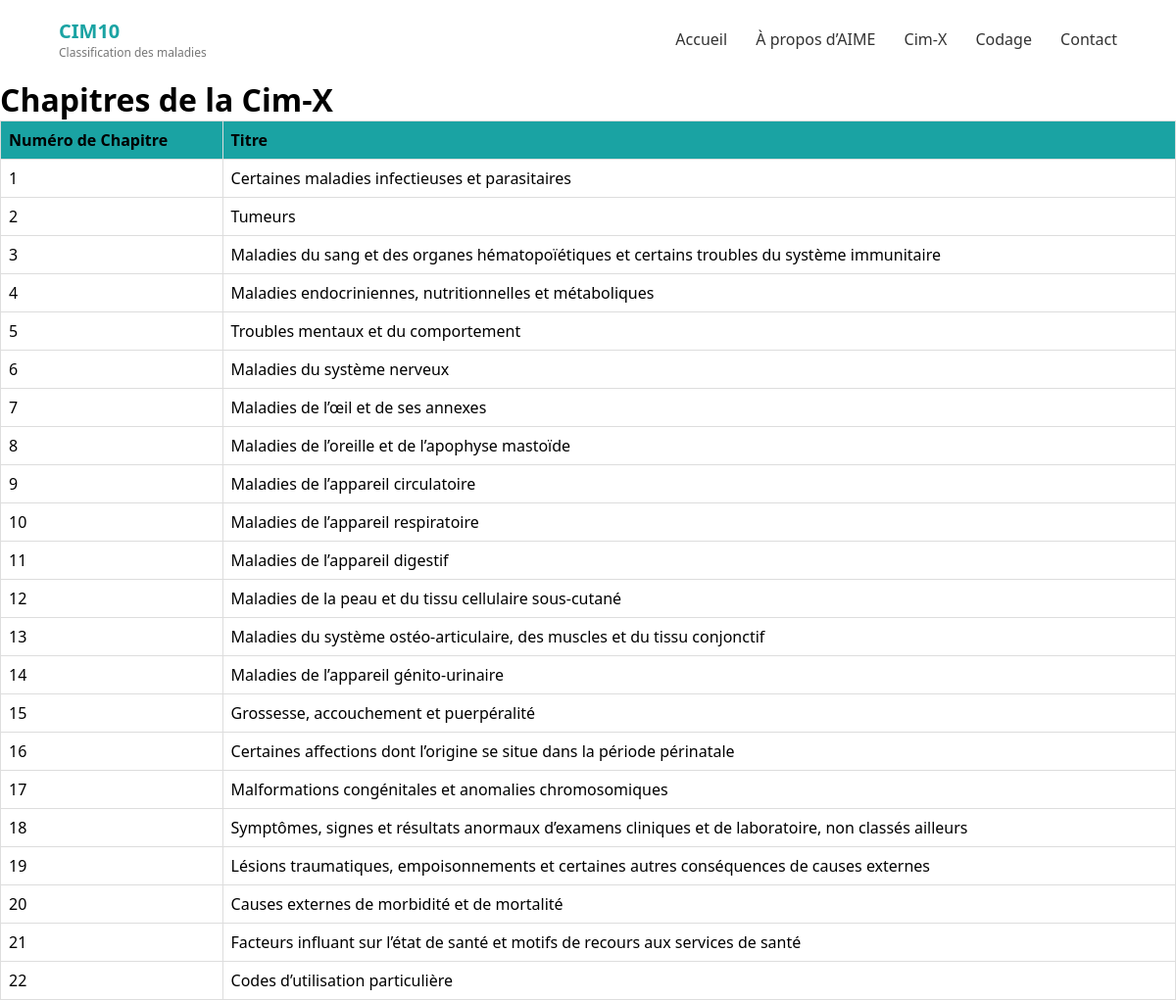
The app's page /chapitres with its own data.
### models/models.py (models this page shows, shortened)
class Base(DeclarativeBase):
  pass

class Chapitre(Base):
    __tablename__ = "chapitres"
    chid : Mapped[int] = mapped_column(primary_key=True)
    description : Mapped[str]

### app.py (the view)
@app.route('/chapitres')
def chapitre():
    chapitres = orm.session.query(Chapitre.chid).all()
    description = orm.session.query(Chapitre.description).all()
    values = []
    for i in range (len(chapitres)) :
        values.append([chapitres[i][0],description[i][0]])
    data = {'data' : values, 'title':"Chapitres de la Cim-X", 'colonnes': ["Numéro de Chapitre","Titre"]}
    return render_template('table.html',data=data)

### templates/table.html (shortened to what this page needs)
<!DOCTYPE html>
<html lang="fr">
<head>
    <link rel="stylesheet" href="../static/home.css">
    <link rel="stylesheet" href="../static/table.css">
</head>
<body>
<header class="navbar">
    <div class="logo">
        <span>CIM10</span>
        <small>Classification des maladies</small>
    </div>
    <nav>
        <a href="home#hero">Accueil</a>
        <a href="home#about-aime">À propos d’AIME</a>
        <a href="codes"> Cim-X</a>
        <a href="codage.html">Codage</a>
        <a href="home">Contact</a>
    </nav>
</header>
    <h1>{{ data.title }}</h1>
    <table>
        <thead>
            <tr>
                {% for title in data.colonnes%}
                <th> {{ title }} </th>
                {% endfor%}
            </tr>
        </thead>
        <tbody>
            {% for value in data.data %}
            <tr>
                {% for elt in value %}
                <td>{{ elt }}</td>
                {% endfor %}
            </tr>
            {% endfor %}
        </tbody>
    </table>
</body>
</html>

### static/home.css (style rules this page uses)
* { margin: 0; padding: 0; box-sizing: border-box; font-family: "Segoe UI", Arial, sans-serif; }
.navbar { display: flex; justify-content: space-between; align-items: center; padding: 18px 60px; background: white; }
.logo span { font-weight: bold; font-size: 20px; color: #1aa3a3; }
.logo small { display: block; font-size: 12px; color: #777; }
.navbar nav a { margin-left: 25px; text-decoration: none; color: #333; font-weight: 500; }

### static/table.css (style rules this page uses)
table { border-collapse: collapse; width: 100%; }
th, td { border: 1px solid #ddd; padding: 8px; text-align: left; }
th { background-color: #1aa3a3; }

### records on screen
Chapitre: value "1", description "Certaines maladies infectieuses et parasitaires"
Chapitre: value "2", description "Tumeurs"
Chapitre: value "3", description "Maladies du sang et des organes hématopoïétiques et certains troubles du système immunitaire"
Chapitre: value "4", description "Maladies endocriniennes, nutritionnelles et métaboliques"
Chapitre: value "5", description "Troubles mentaux et du comportement"
Chapitre: value "6", description "Maladies du système nerveux"
Chapitre: value "7", description "Maladies de l’œil et de ses annexes"
Chapitre: value "8", description "Maladies de l’oreille et de l’apophyse mastoïde"
Chapitre: value "9", description "Maladies de l’appareil circulatoire"
Chapitre: value "10", description "Maladies de l’appareil respiratoire"
Chapitre: value "11", description "Maladies de l’appareil digestif"
Chapitre: value "12", description "Maladies de la peau et du tissu cellulaire sous-cutané"
Chapitre: value "13", description "Maladies du système ostéo-articulaire, des muscles et du tissu conjonctif"
Chapitre: value "14", description "Maladies de l’appareil génito-urinaire"
Chapitre: value "15", description "Grossesse, accouchement et puerpéralité"
Chapitre: value "16", description "Certaines affections dont l’origine se situe dans la période périnatale"
Chapitre: value "17", description "Malformations congénitales et anomalies chromosomiques"
Chapitre: value "18", description "Symptômes, signes et résultats anormaux d’examens cliniques et de laboratoire, non classés ailleurs"
Chapitre: value "19", description "Lésions traumatiques, empoisonnements et certaines autres conséquences de causes externes"
Chapitre: value "20", description "Causes externes de morbidité et de mortalité"
Chapitre: value "21", description "Facteurs influant sur l’état de santé et motifs de recours aux services de santé"
Chapitre: value "22", description "Codes d’utilisation particulière"

### other values on screen
{{ data.title }} "Chapitres de la Cim-X"
{{ title }} "Numéro de Chapitre" "Titre"
